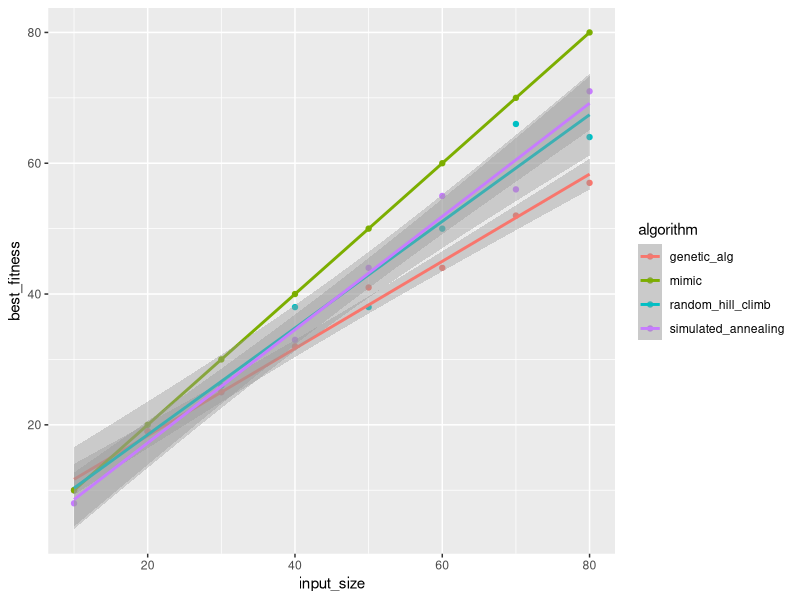
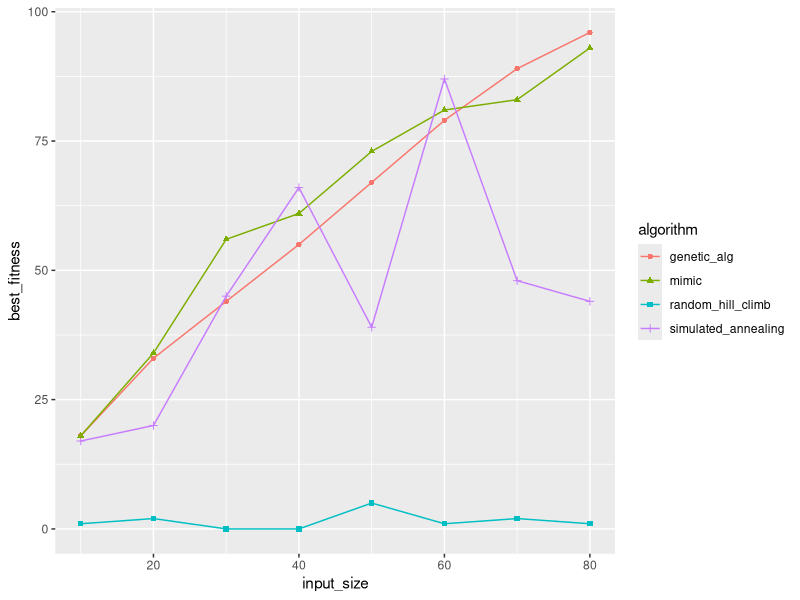
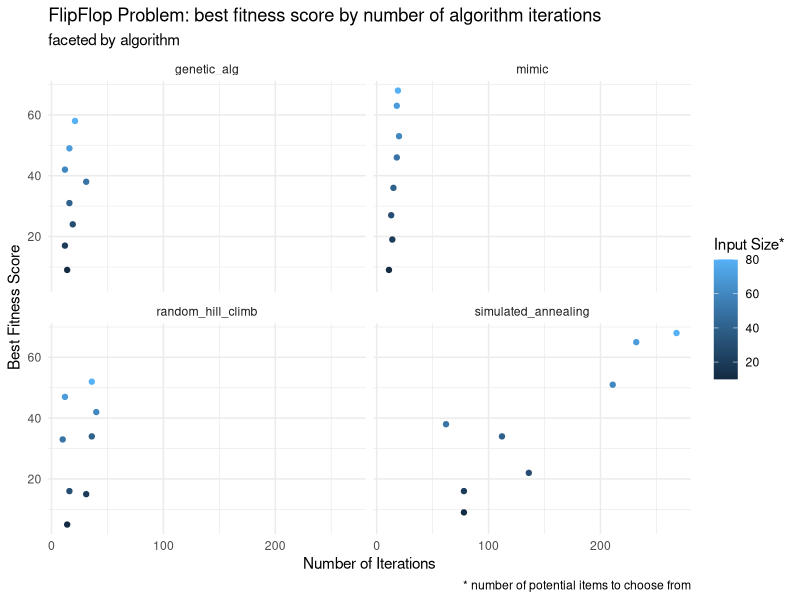
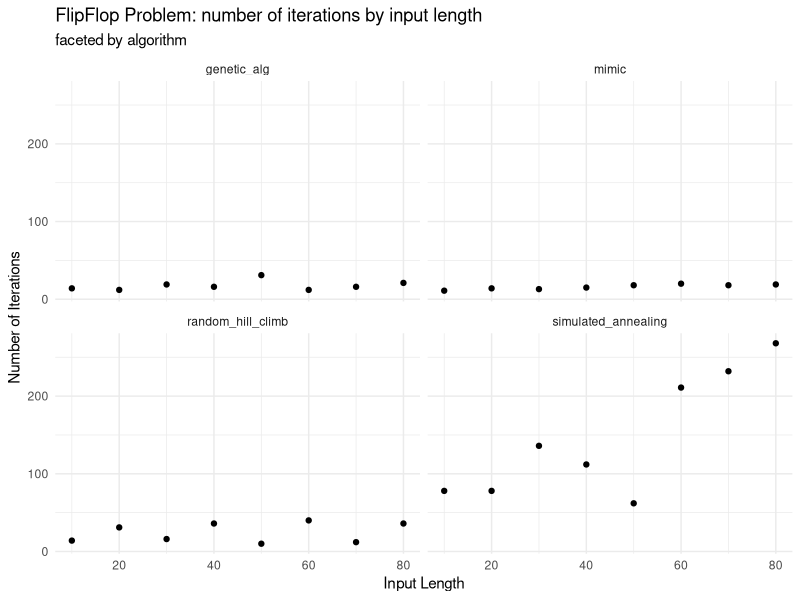
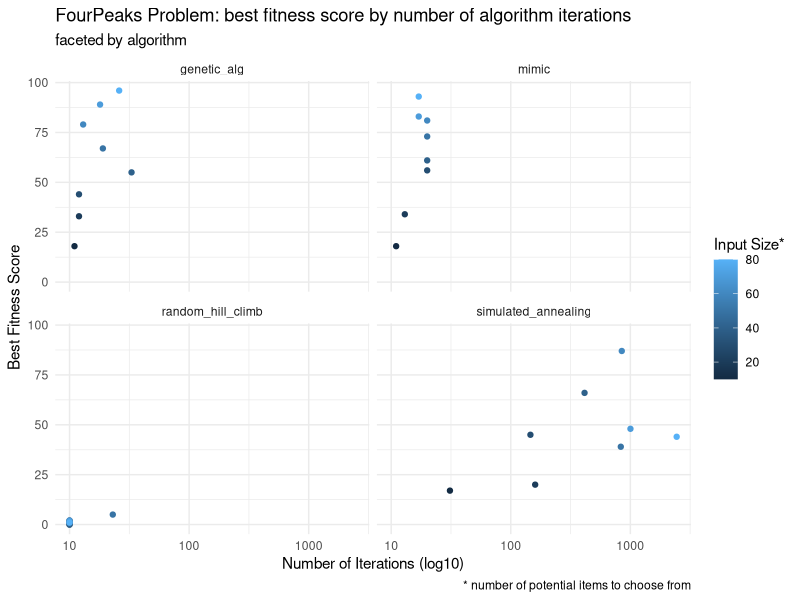
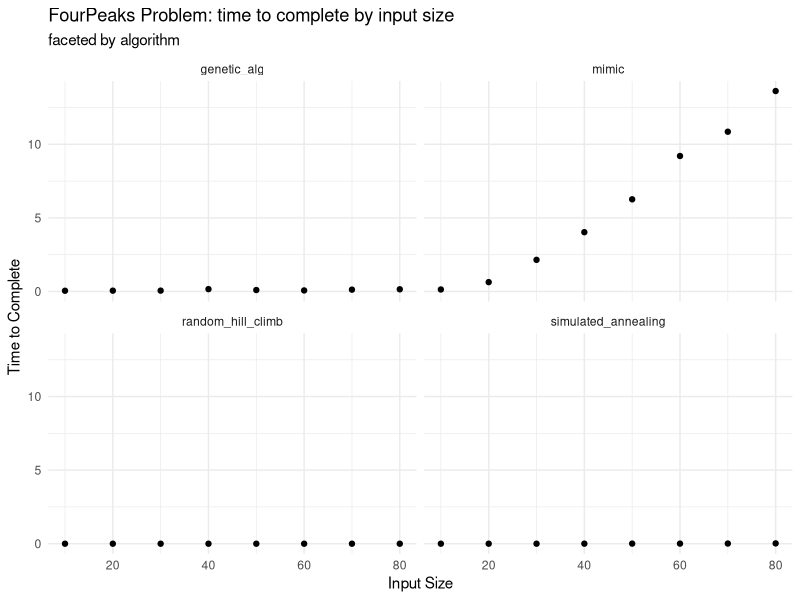
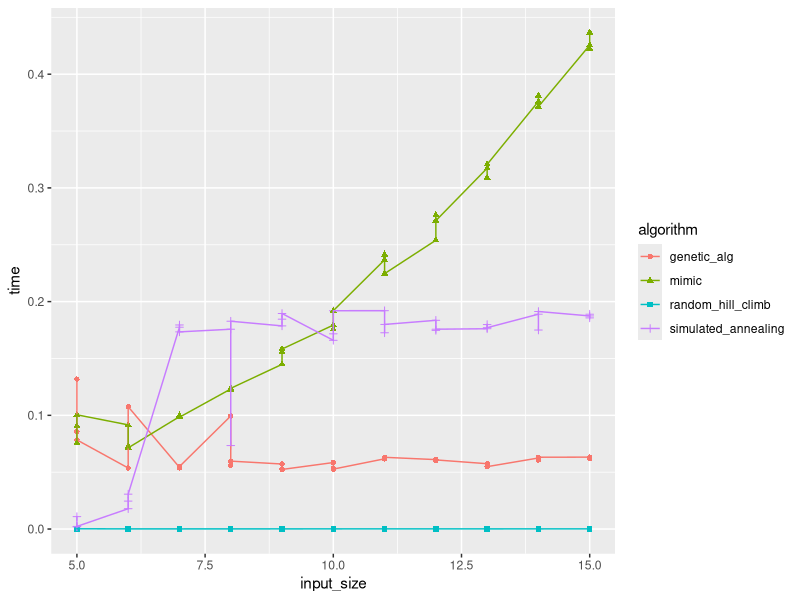
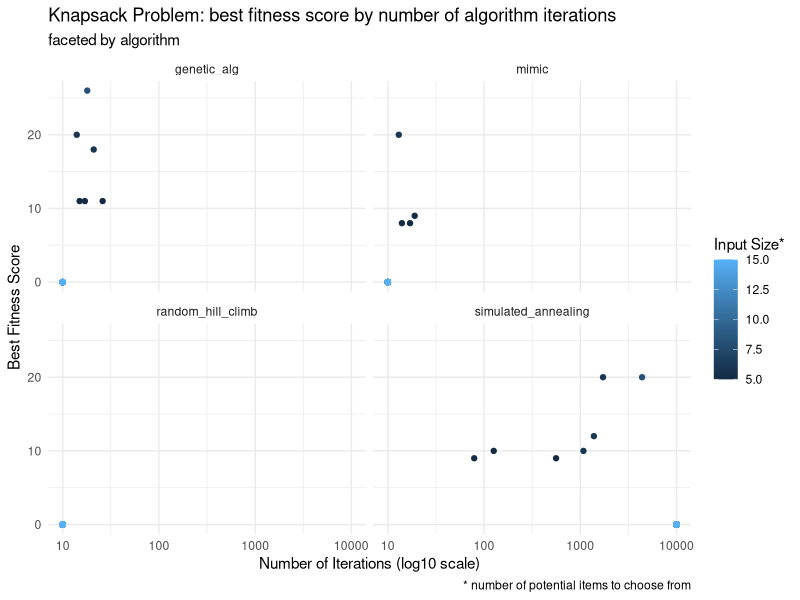

Write the R code that produced these figures, in order.

library(data.table)
library(magrittr)
library(ggplot2)

setwd('~/School/assignment_2/')

df = fread('20221014-rand-opt159.csv')

df[fitness=='OneMax'] %>%
  ggplot(aes(x=input_size, y = best_fitness, color = algorithm)) +
  geom_point() +
  geom_smooth(method='lm')

### OneMax iterations much higher for random and simulated annealing
### FlopFlop iterations much higher for simulated annealing
### 4 Peaks iterations much higher for simulated annealing

### 4 peaks mimic and genetit outperform simluated annealing and much
# outperform random
### Flip Flop performance is pretty similar
### OneMax too

# mimic performs best on fourpeaks

df[fitness=='FourPeaks'] %>%
  ggplot(aes(x=input_size, y = best_fitness, color = algorithm)) +
  geom_point(aes(shape=algorithm)) +
  # geom_smooth(method='lm')
  geom_line()

## simulated annealing
(
  plot = df[fitness=='FlipFlop'] %>%
    ggplot(aes(x = number_of_iterations, y = best_fitness)) +
    geom_point(aes(color = input_size)) +
    facet_wrap(~algorithm) +
    theme_minimal() +
    labs(
      x = 'Number of Iterations',
      y = 'Best Fitness Score',
      color = 'Input Size*',
      caption = '* number of potential items to choose from',
      title = 'FlipFlop Problem: best fitness score by number of algorithm iterations',
      subtitle = 'faceted by algorithm'
    )
)

ggsave('plots/flipflop.png', width=8, height=4, dpi=300)

(
  plot = df[fitness=='FlipFlop'] %>%
    ggplot(aes(x = input_size, y = number_of_iterations)) +
    # geom_point(aes(color = input_size)) +
    geom_point() +
    facet_wrap(~algorithm) +
    theme_minimal() +
    labs(
      y = 'Number of Iterations',
      x = 'Input Length',
      title = 'FlipFlop Problem: number of iterations by input length',
      subtitle = 'faceted by algorithm'
    )
)

ggsave('plots/flipflop2.png', width=8, height=4, dpi=300)


## MIMIC
(
  plot = df[fitness=='FourPeaks'] %>%
    ggplot(aes(x = number_of_iterations, y = best_fitness)) +
    geom_point(aes(color = input_size)) +
    facet_wrap(~algorithm) +
    theme_minimal() +
    scale_x_log10() +
    labs(
      x = 'Number of Iterations (log10)',
      y = 'Best Fitness Score',
      color = 'Input Size*',
      caption = '* number of potential items to choose from',
      title = 'FourPeaks Problem: best fitness score by number of algorithm iterations',
      subtitle = 'faceted by algorithm'
    )
)

ggsave('plots/4peaks.png', width=8, height=4, dpi=300)

(
  plot = df[fitness=='FourPeaks'] %>%
    ggplot(aes(x = input_size, y = time)) +
    geom_point() +
    facet_wrap(~algorithm) +
    theme_minimal() +
    labs(
      x = 'Input Size',
      y = 'Time to Complete',
      title = 'FourPeaks Problem: time to complete by input size',
      subtitle = 'faceted by algorithm'
    )
)

ggsave('plots/4peaks2.png', width=8, height=4, dpi=300)

### KNAPSACK
bag = fread('20221015-knapsack-131.csv')

bag %>%
  ggplot(aes(x=input_size, y = time, color = algorithm)) +
  geom_point(aes(shape=algorithm)) +
  # geom_smooth(method='lm')
  geom_line()

(
plot = bag %>%
  ggplot(aes(x = number_of_iterations, y = best_fitness)) +
  geom_point(aes(color = input_size)) +
  facet_wrap(~algorithm) +
  theme_minimal() +
  scale_x_log10() +
  labs(
    x = 'Number of Iterations (log10 scale)',
    y = 'Best Fitness Score',
    color = 'Input Size*',
    caption = '* number of potential items to choose from',
    title = 'Knapsack Problem: best fitness score by number of algorithm iterations',
    subtitle = 'faceted by algorithm'
  )
)

ggsave('plots/knapsack.png', width=8, height=4, dpi=300)


(
  plot = bag %>%
    ggplot(aes(x = time, y = best_fitness)) +
    geom_point(aes(color = input_size)) +
    facet_wrap(~algorithm) +
    theme_minimal() +
    # scale_x_log10() +
    labs(
      x = 'Time to complete (seconds)',
      y = 'Best Fitness Score',
      color = 'Input Size*',
      caption = '* number of potential items to choose from',
      title = 'Knapsack Problem: best fitness score by time to complete',
      subtitle = 'faceted by algorithm'
    )
)

ggsave('plots/knapsack2.png', width=8, height=4, dpi=300)

######## NN

nn = fread('20221015-nn.csv')
nn$fitness_curve = NULL

(
  plot = nn[hidden_nodes=="[8]"] %>%
    ggplot(aes(x=sample_size)) +
    geom_point(aes(y=train_accuracy, color='train_accuracy'), size=0.5) +
    geom_point(aes(y=test_accuracy, color='test_accuracy'), size=0.5) +
    geom_smooth(aes(y=train_accuracy, color='train_accuracy'), alpha=0.2) +
    geom_smooth(aes(y=test_accuracy, color='test_accuracy'), alpha=0.2) +
    facet_wrap(~algorithm) +
    theme_minimal() +
    labs(
      x = 'Sample Size',
      y = 'Accuracy',
      color = NULL,
      title = 'Neural Network: accuracy by sample size',
      subtitle = 'faceted by algorithm'
    )
)

ggsave('plots/nn1-accuracy.png', height=8, width=4, dpi=300)

(
  plot = nn[hidden_nodes=="[8]"] %>%
    ggplot(aes(x=sample_size)) +
    geom_point(aes(y=f1_train, color='train f1'), size=0.5) +
    geom_point(aes(y=f1_test, color='test f1'), size=0.5) +
    geom_smooth(aes(y=f1_train, color='train f1'), alpha=0.2) +
    geom_smooth(aes(y=f1_test, color='test f1'), alpha=0.2) +
    facet_wrap(~algorithm) +
    theme_minimal() +
    labs(
      x = 'Sample Size',
      y = 'f1-score',
      color = NULL,
      title = 'Neural Network: f1 score by sample size',
      subtitle = 'faceted by algorithm'
    )
)

ggsave('plots/nn1-f1.png', height=8, width=4, dpi=300)

(
  plot = nn[hidden_nodes == "[8]" & sample_size == 1932] %>%
    ggplot(aes(x = train_accuracy, fill = algorithm)) +
    geom_histogram(show.legend = F) +
    facet_wrap(~algorithm) +
    theme_minimal() +
    labs(
      x = 'Training Accuracy',
      y = 'Count',
      title = 'Training Accuracy Distirbution over numerous independent model fits',
      subtitle='faceted by algorithm'
    )
)

ggsave('plots/nn1-accuracy-dist.png', height=8, width=4, dpi=300)


nn[hidden_nodes == "[8]" & sample_size == 1932][order(-f1_train)][1]

"
best: genetic algorithm

train_accuracy test_accuracy    f1_train    f1_test
0.9415114     0.9378882 0.763102725 0.73214286
"

# nn = fread('20221015-nn-2.csv')
# 
# nn[hidden_nodes == "[8]" & sample_size == 1932][order(-f1_train)][1]
# 
# 
# nn[hidden_nodes == "[8]" & max_iters==400] %>%
#   ggplot(aes(x = sample_size)) +
#   geom_point(aes(y=train_accuracy, color='train_accuracy'), size=0.5) +
#   geom_point(aes(y=test_accuracy, color='test_accuracy'), size=0.5) +
#   geom_smooth(aes(y=train_accuracy, color='train_accuracy'), alpha=0.2) +
#   geom_smooth(aes(y=test_accuracy, color='test_accuracy'), alpha=0.2) +
#   facet_wrap(~algorithm) +
#   theme_minimal()


